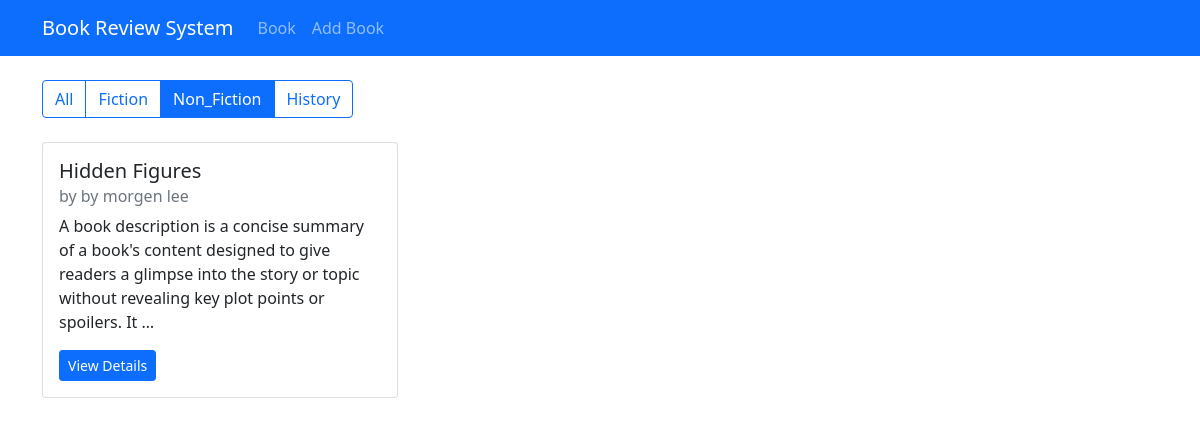
Screenshot of /?genre=non_fiction with the database file from the repository.
### book/models.py (models this page shows, shortened)
class Book(models.Model):
    GENRE_CHOICES = [
        ('fiction', 'Fiction'),
        ('non_fiction', 'Non-Fiction'),
        ('science', 'Science'),
        ('technology', 'Technology'),
        ('history', 'History'),
        ('other', 'Other'),
    ]
    title = models.CharField(max_length=200)
    author = models.CharField(max_length=200)
    description = models.TextField()
    genre = models.CharField(max_length=20, choices=GENRE_CHOICES)
    isbn = models.CharField('ISBN', max_length=13, unique=True)
    publication_date = models.DateField()
    average_rating = models.DecimalField(
        max_digits=3,
        decimal_places=2,
        validators=[MinValueValidator(0), MaxValueValidator(5)],
        default=0
    )
    created_at = models.DateTimeField(auto_now_add=True)
    updated_at = models.DateTimeField(auto_now=True)

### book/views.py (the view)
# urls.py: path('', views.book_list, name='book-list'),
def book_list(request):
    genre = request.GET.get('genre')
    if genre:
        books = Book.objects.filter(genre=genre).order_by('-created_at')
    else:
        books = Book.objects.all().order_by('-created_at')
    return render(request, 'book/book_list.html', {'books': books})

### book/templates/book/book_list.html (shortened to what this page needs)
{% extends "book/base.html" %}
{% block content %}
<div class="row mb-4">
    <div class="col">
        <div class="btn-group">
            <a href="{% url 'book-list' %}" class="btn btn-outline-primary
            {% if not request.GET.genre %}active{% endif %}">All</a>
            <a href="?genre=fiction" class="btn btn-outline-primary
            {% if request.GET.genre == 'fiction' %}active{% endif %}">Fiction</a>
            <a href="?genre=non_fiction" class="btn btn-outline-primary
            {% if request.GET.genre == 'non_fiction' %}active{% endif %}">Non_Fiction</a>
            <a href="?genre=history" class="btn btn-outline-primary
            {% if request.GET.genre == 'history'%}active{% endif %}">History</a>
        </div>
    </div>
</div>
<div class="row row-cols-1 row-cols-md-3 g-4">
    {% for book in books %}
    <div class="col">
        <div class="card h-100">
            <div class="card-body">
                <h5 class="card-title">{{ book.title }}</h5>
                <h6 class="card-subtitle mb-2 text-muted">by {{ book.author }}</h6>
                <p class="card-text">{{ book.description|truncatewords:30}}</p>
                <div class="d-flex justify-content-between align-items-center">
                    <a href="{% url 'book-detail' book.pk %}"
                    class="btn btn-sm btn-primary">View Details</a>
                </div>
            </div>
        </div>
    </div>
    {% empty %}
    <div class="col-12">
        <p>No books found.</p>
    </div>
    {% endfor %}
</div>
{% endblock content %}

### rows the page displays
Book: title "Hidden Figures", author "by morgen lee", description "A book description is a concise summary of a book's content designed to give readers a glimpse into the story or topic without revealing key plot points or spoilers. It …"
